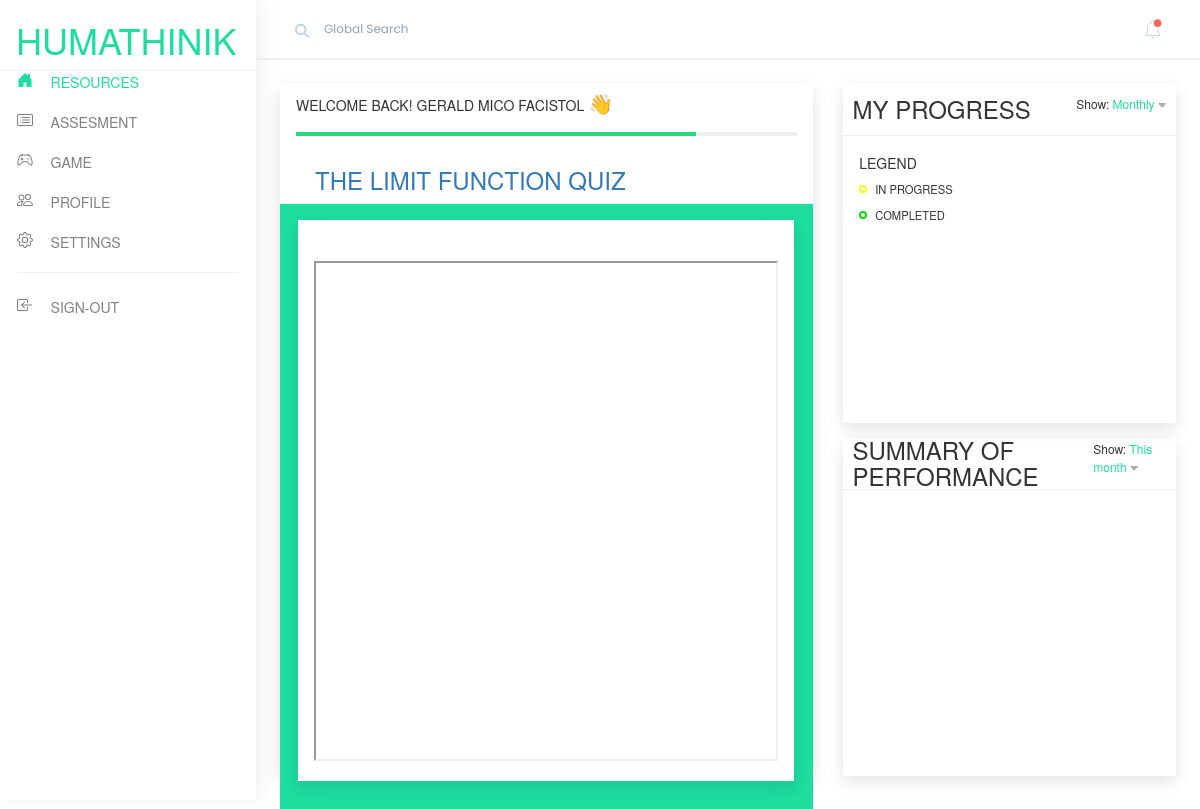
Screenshot of /user/index.php?view=QUIZ&qid=1 (signed in) with the database file from the repository.
### tables this page shows
CREATE TABLE `users` (
  `user_id` int(11) NOT NULL,
  `student_no` int(50) NOT NULL,
  `fname` varchar(100) NOT NULL,
  `lname` varchar(100) NOT NULL,
  `email` varchar(100) NOT NULL,
  `password` varchar(100) NOT NULL,
  `gender` varchar(200) NOT NULL,
  `code` int(100) NOT NULL,
  `status` varchar(100) NOT NULL,
  `date_created` date NOT NULL
);

CREATE TABLE `resource_topic` (
  `id` int(11) NOT NULL,
  `rid` int(11) NOT NULL,
  `topic_name` varchar(100) NOT NULL
);

### connection/session.php (called while the page is built, shortened)
<?php
$session_id=$_SESSION['user_id'];
?>

### user/pages/quiz.php (the view, shortened to what this page needs)
<?php
$id = $_GET['qid'];
$rresult=mysqli_query($conn, "SELECT * FROM `resource_topic` WHERE id = '$id'");
$rrow=mysqli_fetch_array($rresult);
?>
    <div class="first">
      <div class="task-calendar">
        <div class="taskhead">
          <div class="taskhead-header d-flex">
            <p class="taskCopmlete">WELCOME BACK! <?php echo strtoupper($row['fname']); ?> <?php echo strtoupper($row['lname']); ?> <span style='font-size:20px;'>&#128075;</span></p>
          </div>
        </div>
         <h3 style="margin-left:35px;"><a style="text-decoration:none;" href="#"><?php echo strtoupper($rrow['topic_name']); ?> QUIZ</a>  </h3>
        <div class="task-block" style="background-color:#1ddd9f;">
          <div class="task-card" style="background-color:white;">
             <iframe src="pages/questions/?id=<?php echo $id; ?>&uid=<?php echo $row['user_id']; ?>" style="width:100%; height:500px;"></iframe>
            <div class="task-footer">
              <br />
            </div>
          </div>
        </div>
      </div>
    </div>
    <div class="second d-flex">
      <div class="deals">
        <div class="panelHeader d-flex">
          <h3>MY PROGRESS</h3>
          <p class="viewSelect">Show: <span class="viewChose">Monthly</span></p>
        </div>
        <div class="deals-graph">
            <h5>LEGEND</h5>
          <p class="graphtag">
            <svg width="8" height="8" viewBox="0 0 8 8" fill="none" xmlns="http://www.w3.org/2000/svg">
              <circle cx="4" cy="4" r="3" stroke="#effa19" stroke-width="2" />
            </svg>
            IN PROGRESS
          </p>
          <p class="graphtag">
            <svg width="8" height="8" viewBox="0 0 8 8" fill="none" xmlns="http://www.w3.org/2000/svg">
              <circle cx="4" cy="4" r="3" stroke="#0ed60b" stroke-width="2" />
            </svg>
            COMPLETED
          </p>
        </div>
      </div>
      <div class="task">
        <div class="panelHeader d-flex">
          <h3>SUMMARY OF PERFORMANCE</h3>
          <p class="viewSelect">Show: <span class="viewChose">This month</span></p>
        </div>
        <div class="task-graph">
        </div>
      </div>
    </div>

### user/style/style.css (style rules this page uses)
body { scroll-behavior: smooth; text-rendering: optimizeSpeed; margin: 0; padding: 0; font: 400 1.8vh/1.5 "Poppins", sans-serif; }
p { margin: 0; padding: 0; }
:root { --bordercolor: #ebeff2; --secondcolor: #2ed47a; --spancolor: #1ddd9f; --fWeight500: 500; }
.d-flex { display: flex; justify-content: space-between; }
.first { flex: 2 1 55%; display: flex; flex-flow: column nowrap; order: 1; max-height: 90vh; box-shadow: 0px 6px 18px rgba(0, 0, 0, 0.06), 0px 6px 18px rgba(0, 0, 0, 0.06); }
.second { flex: 1 1 35%; flex-flow: column nowrap; order: 2; gap: 15px; }
.task-calendar { display: flex; flex-direction: column; height: 100vh; }
.taskhead { padding: 0 3% 2%; }
.taskhead-header { flex-flow: row nowrap; align-items: center; height: 52px; position: relative; border-bottom: 4px solid var(--bordercolor); }
.taskhead-header::before { border-bottom: 4px solid var(--secondcolor); position: absolute; width: 80%; top: 48px; content: ""; left: 0; }
.taskCopmlete { font-weight: var(--fWeight500); }
.viewSelect { font-size: 12px; }
.viewSelect::after { content: "\f0d7"; font-family: FontAwesome; margin-left: 4px; color: #aeaeae; }
.viewChose { color: var(--spancolor); }
.task-block { border-top: 1px solid var(--bordercolor); padding: 3% 3.4% 2.5%; height: 100%; display: flex; flex-direction: column; justify-content: space-around; }
.task-card { box-shadow: 0px 6px 18px rgba(0, 0, 0, 0.06), 0px 6px 18px rgba(0, 0, 0, 0.06); display: flex; flex-flow: column nowrap; flex-basis: 30%; justify-content: space-around; padding: 0 2vh; margin-bottom: 3%; }
.task-header, .task-footer { display: flex; flex-flow: row nowrap; justify-content: space-between; align-items: center; }
.task-footer { position: relative; }
.deals { box-shadow: 0px 6px 18px rgba(0, 0, 0, 0.06), 0px 6px 18px rgba(0, 0, 0, 0.06); height: 50%; display: flex; flex-direction: column; }
.task { height: 50%; box-shadow: 0px 6px 18px rgba(0, 0, 0, 0.06), 0px 6px 18px rgba(0, 0, 0, 0.06); }
.panelHeader { flex-flow: row nowrap; align-items: center; border-bottom: 1px solid var(--bordercolor); padding: 0 3%; height: 52px; }
.panelHeader > h3 { margin: 0; }
.deals-graph { padding: 3% 5% 0; }
.graphtag { display: flex; justify-content: flex-start; align-items: center; font-size: 1.4vh; }
.graphtag > svg { margin-right: 8px; }
.task-graph { display: flex; flex-flow: row nowrap; align-items: center; justify-content: space-around; padding: 10px; }

### rows the page displays
users: fname "GERALD MICO", lname "FACISTOL"
resource_topic: topic_name "THE LIMIT FUNCTION"
